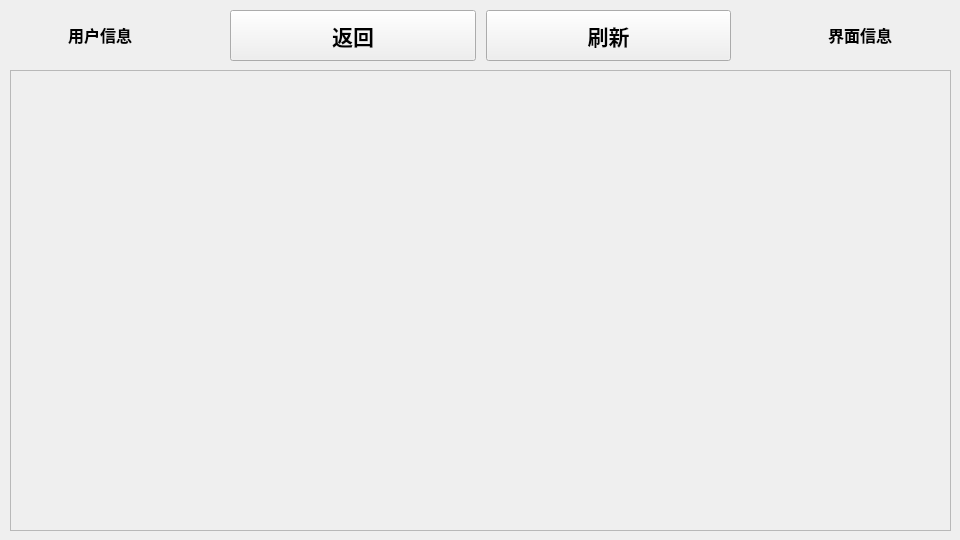
<?xml version="1.0" encoding="UTF-8"?>
<ui version="4.0">
    <class>ViewWidget</class>
    <widget class="QWidget" name="ViewWidget">
        <property name="geometry">
            <rect>
                <x>0</x>
                <y>0</y>
                <width>960</width>
                <height>540</height>
            </rect>
        </property>
        <property name="sizePolicy">
            <sizepolicy hsizetype="Fixed" vsizetype="Fixed">
                <horstretch>0</horstretch>
                <verstretch>0</verstretch>
            </sizepolicy>
        </property>
        <property name="windowTitle">
            <string>Form</string>
        </property>
        <widget class="QLabel" name="hint">
            <property name="geometry">
                <rect>
                    <x>760</x>
                    <y>0</y>
                    <width>200</width>
                    <height>70</height>
                </rect>
            </property>
            <property name="font">
                <font>
                    <family>Arial</family>
                    <pointsize>12</pointsize>
                    <weight>75</weight>
                    <bold>true</bold>
                </font>
            </property>
            <property name="text">
                <string>界面信息</string>
            </property>
            <property name="alignment">
                <set>Qt::AlignCenter</set>
            </property>
        </widget>
        <widget class="QScrollArea" name="scrollArea">
            <property name="geometry">
                <rect>
                    <x>10</x>
                    <y>70</y>
                    <width>941</width>
                    <height>461</height>
                </rect>
            </property>
            <property name="widgetResizable">
                <bool>true</bool>
            </property>
            <widget class="QWidget" name="content">
                <property name="geometry">
                    <rect>
                        <x>0</x>
                        <y>0</y>
                        <width>939</width>
                        <height>459</height>
                    </rect>
                </property>
            </widget>
        </widget>
        <widget class="QWidget" name="layoutWidget">
            <property name="geometry">
                <rect>
                    <x>220</x>
                    <y>0</y>
                    <width>521</width>
                    <height>71</height>
                </rect>
            </property>
            <layout class="QHBoxLayout" name="horizontalLayout">
                <property name="spacing">
                    <number>10</number>
                </property>
                <property name="leftMargin">
                    <number>10</number>
                </property>
                <property name="topMargin">
                    <number>10</number>
                </property>
                <property name="rightMargin">
                    <number>10</number>
                </property>
                <property name="bottomMargin">
                    <number>10</number>
                </property>
                <item>
                    <widget class="QToolButton" name="back">
                        <property name="sizePolicy">
                            <sizepolicy hsizetype="Preferred" vsizetype="Preferred">
                                <horstretch>0</horstretch>
                                <verstretch>0</verstretch>
                            </sizepolicy>
                        </property>
                        <property name="font">
                            <font>
                                <family>Arial</family>
                                <pointsize>16</pointsize>
                                <weight>75</weight>
                                <bold>true</bold>
                            </font>
                        </property>
                        <property name="text">
                            <string>返回</string>
                        </property>
                    </widget>
                </item>
                <item>
                    <widget class="QToolButton" name="update">
                        <property name="sizePolicy">
                            <sizepolicy hsizetype="Preferred" vsizetype="Preferred">
                                <horstretch>0</horstretch>
                                <verstretch>0</verstretch>
                            </sizepolicy>
                        </property>
                        <property name="font">
                            <font>
                                <family>Arial</family>
                                <pointsize>16</pointsize>
                                <weight>75</weight>
                                <bold>true</bold>
                            </font>
                        </property>
                        <property name="text">
                            <string>刷新</string>
                        </property>
                    </widget>
                </item>
            </layout>
        </widget>
        <widget class="QLabel" name="uinfo">
            <property name="geometry">
                <rect>
                    <x>0</x>
                    <y>0</y>
                    <width>200</width>
                    <height>70</height>
                </rect>
            </property>
            <property name="font">
                <font>
                    <family>Arial</family>
                    <pointsize>12</pointsize>
                    <weight>75</weight>
                    <bold>true</bold>
                </font>
            </property>
            <property name="text">
                <string>用户信息</string>
            </property>
            <property name="alignment">
                <set>Qt::AlignCenter</set>
            </property>
        </widget>
    </widget>
    <resources/>
    <connections/>
</ui>
